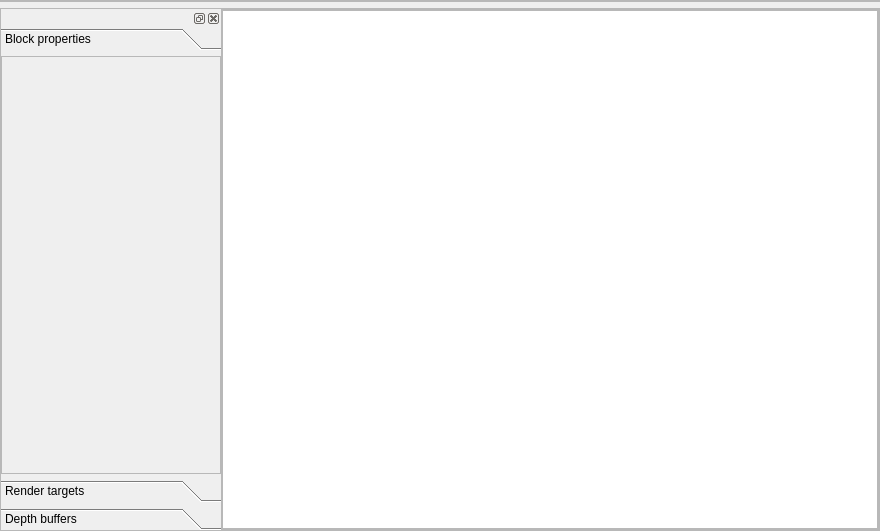
<?xml version="1.0" encoding="UTF-8"?>
<ui version="4.0">
 <class>RenderingPipelineEditorWindow</class>
 <widget class="QWidget" name="RenderingPipelineEditorWindow">
  <property name="geometry">
   <rect>
    <x>0</x>
    <y>0</y>
    <width>880</width>
    <height>531</height>
   </rect>
  </property>
  <property name="windowTitle">
   <string>Form</string>
  </property>
  <layout class="QVBoxLayout" name="verticalLayout_5" stretch="0,0">
   <property name="margin">
    <number>0</number>
   </property>
   <item>
    <widget class="QFrame" name="toolbarFrame">
     <property name="frameShape">
      <enum>QFrame::StyledPanel</enum>
     </property>
     <property name="frameShadow">
      <enum>QFrame::Raised</enum>
     </property>
     <layout class="QHBoxLayout" name="horizontalLayout">
      <property name="spacing">
       <number>0</number>
      </property>
      <property name="margin">
       <number>0</number>
      </property>
     </layout>
    </widget>
   </item>
   <item>
    <widget class="QFrame" name="mainFrame">
     <property name="frameShape">
      <enum>QFrame::StyledPanel</enum>
     </property>
     <property name="frameShadow">
      <enum>QFrame::Raised</enum>
     </property>
     <layout class="QHBoxLayout" name="horizontalLayout_4" stretch="1,3">
      <property name="spacing">
       <number>0</number>
      </property>
      <property name="margin">
       <number>0</number>
      </property>
      <item>
       <widget class="QDockWidget" name="dockWidget">
        <widget class="QWidget" name="dockWidgetContents">
         <layout class="QVBoxLayout" name="verticalLayout">
          <property name="spacing">
           <number>0</number>
          </property>
          <property name="margin">
           <number>0</number>
          </property>
          <item>
           <widget class="QToolBox" name="toolBox">
            <property name="currentIndex">
             <number>0</number>
            </property>
            <widget class="QWidget" name="blockPropertiesPage">
             <property name="geometry">
              <rect>
               <x>0</x>
               <y>0</y>
               <width>220</width>
               <height>418</height>
              </rect>
             </property>
             <attribute name="label">
              <string>Block properties</string>
             </attribute>
             <layout class="QVBoxLayout" name="verticalLayout_2">
              <property name="spacing">
               <number>0</number>
              </property>
              <property name="margin">
               <number>0</number>
              </property>
              <item>
               <widget class="QScrollArea" name="scrollableBlockPropertiesPanel">
                <property name="widgetResizable">
                 <bool>true</bool>
                </property>
                <widget class="QWidget" name="scrollableBlockPropertiesPanel_2">
                 <property name="geometry">
                  <rect>
                   <x>0</x>
                   <y>0</y>
                   <width>218</width>
                   <height>416</height>
                  </rect>
                 </property>
                </widget>
               </widget>
              </item>
             </layout>
            </widget>
            <widget class="QWidget" name="renderTargetsPage">
             <property name="geometry">
              <rect>
               <x>0</x>
               <y>0</y>
               <width>98</width>
               <height>28</height>
              </rect>
             </property>
             <attribute name="label">
              <string>Render targets</string>
             </attribute>
             <layout class="QVBoxLayout" name="verticalLayout_4">
              <property name="spacing">
               <number>0</number>
              </property>
              <property name="margin">
               <number>0</number>
              </property>
              <item>
               <widget class="QFrame" name="frame">
                <property name="frameShape">
                 <enum>QFrame::StyledPanel</enum>
                </property>
                <property name="frameShadow">
                 <enum>QFrame::Raised</enum>
                </property>
                <layout class="QVBoxLayout" name="renderTargetsPageLayout">
                 <property name="spacing">
                  <number>0</number>
                 </property>
                 <property name="margin">
                  <number>0</number>
                 </property>
                 <item>
                  <widget class="QFrame" name="frame_2">
                   <property name="frameShape">
                    <enum>QFrame::StyledPanel</enum>
                   </property>
                   <property name="frameShadow">
                    <enum>QFrame::Raised</enum>
                   </property>
                   <layout class="QHBoxLayout" name="horizontalLayout_3">
                    <property name="spacing">
                     <number>0</number>
                    </property>
                    <property name="margin">
                     <number>0</number>
                    </property>
                    <item>
                     <widget class="QPushButton" name="addTargetButton">
                      <property name="text">
                       <string/>
                      </property>
                     </widget>
                    </item>
                    <item>
                     <widget class="QPushButton" name="removeTargetButton">
                      <property name="text">
                       <string/>
                      </property>
                     </widget>
                    </item>
                   </layout>
                  </widget>
                 </item>
                </layout>
               </widget>
              </item>
             </layout>
            </widget>
            <widget class="QWidget" name="depthBuffersPage">
             <property name="geometry">
              <rect>
               <x>0</x>
               <y>0</y>
               <width>220</width>
               <height>391</height>
              </rect>
             </property>
             <attribute name="label">
              <string>Depth buffers</string>
             </attribute>
             <layout class="QVBoxLayout" name="verticalLayout_6">
              <property name="spacing">
               <number>0</number>
              </property>
              <property name="margin">
               <number>0</number>
              </property>
              <item>
               <widget class="QFrame" name="frame_3">
                <property name="frameShape">
                 <enum>QFrame::StyledPanel</enum>
                </property>
                <property name="frameShadow">
                 <enum>QFrame::Raised</enum>
                </property>
                <layout class="QVBoxLayout" name="depthBuffersPageLayout">
                 <property name="spacing">
                  <number>0</number>
                 </property>
                 <property name="margin">
                  <number>0</number>
                 </property>
                 <item>
                  <widget class="QFrame" name="frame_4">
                   <property name="frameShape">
                    <enum>QFrame::StyledPanel</enum>
                   </property>
                   <property name="frameShadow">
                    <enum>QFrame::Raised</enum>
                   </property>
                   <layout class="QHBoxLayout" name="horizontalLayout_6">
                    <property name="spacing">
                     <number>0</number>
                    </property>
                    <property name="margin">
                     <number>0</number>
                    </property>
                    <item>
                     <widget class="QPushButton" name="addDepthBufferButton">
                      <property name="text">
                       <string/>
                      </property>
                     </widget>
                    </item>
                    <item>
                     <widget class="QPushButton" name="removeDepthBufferButton">
                      <property name="text">
                       <string/>
                      </property>
                     </widget>
                    </item>
                   </layout>
                  </widget>
                 </item>
                </layout>
               </widget>
              </item>
             </layout>
            </widget>
           </widget>
          </item>
         </layout>
        </widget>
       </widget>
      </item>
      <item>
       <widget class="QScrollArea" name="mainEditorPanel">
        <property name="widgetResizable">
         <bool>true</bool>
        </property>
        <widget class="QWidget" name="scrollAreaWidgetContents">
         <property name="geometry">
          <rect>
           <x>0</x>
           <y>0</y>
           <width>656</width>
           <height>519</height>
          </rect>
         </property>
         <layout class="QHBoxLayout" name="horizontalLayout_2">
          <property name="spacing">
           <number>0</number>
          </property>
          <property name="margin">
           <number>0</number>
          </property>
          <item>
           <widget class="QGraphicsView" name="graphWidget">
            <property name="contextMenuPolicy">
             <enum>Qt::CustomContextMenu</enum>
            </property>
           </widget>
          </item>
         </layout>
        </widget>
       </widget>
      </item>
     </layout>
    </widget>
   </item>
  </layout>
 </widget>
 <resources/>
 <connections/>
</ui>
